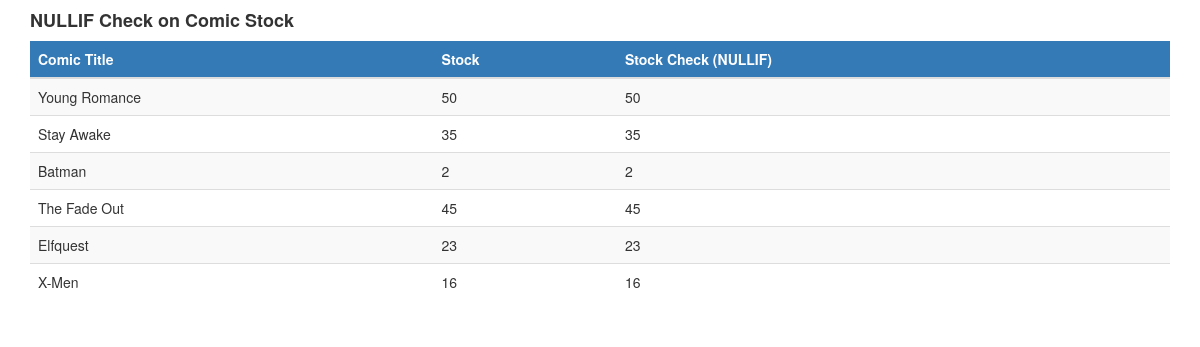
Page /advanced_functions/nullif_output.php on the committed database.
### tables this page shows
CREATE TABLE `comic` (
  `comic_id` int(11) NOT NULL,
  `genre_id` int(11) NOT NULL,
  `comic_title` varchar(100) NOT NULL,
  `comic_description` text DEFAULT NULL,
  `comic_stock` int(11) NOT NULL,
  `comic_price` decimal(6,2) NOT NULL,
  `created_at` timestamp NOT NULL DEFAULT current_timestamp()
);

### advanced_functions/nullif_output.php (the view, shortened to what this page needs)
<!DOCTYPE html>
<html lang="en">
<head>
    <link rel="stylesheet" href="https://maxcdn.bootstrapcdn.com/bootstrap/3.4.1/css/bootstrap.min.css">
</head>
<body>
<div class="container mt-4">
    <h4 class="mb-3"><b>NULLIF Check on Comic Stock</b></h4>
    <div class="table-responsive">
        <table class="table table-striped">
            <thead>
                <tr class="bg-primary">
                    <th>Comic Title</th>
                    <th>Stock</th>
                    <th>Stock Check (NULLIF)</th>
                </tr>
            </thead>
            <tbody>
                <?php
                include '../dbconn.php';
                $sql = "SELECT comic_title, comic_stock, NULLIF(comic_stock, 5) AS stock_check FROM comic";
                $result = mysqli_query($conn, $sql);
                if(mysqli_num_rows($result) > 0){
                    while($row = mysqli_fetch_assoc($result)){
                        echo "<tr>";
                        echo "<td>".$row['comic_title']."</td>";
                        echo "<td>".$row['comic_stock']."</td>";
                        echo "<td>".($row['stock_check'] === null ? 'NULL' : $row['stock_check'])."</td>";
                        echo "</tr>";
                    }
                } else {
                    echo "<tr><td colspan='3' class='text-center'>No data found</td></tr>";
                }
                ?>
            </tbody>
        </table>
    </div>
</div>
</body>
</html>

### rows in the picture
comic: comic_title "Young Romance", comic_stock "50", stock_check "50"
comic: comic_title "Stay Awake", comic_stock "35", stock_check "35"
comic: comic_title "Batman", comic_stock "2", stock_check "2"
comic: comic_title "The Fade Out", comic_stock "45", stock_check "45"
comic: comic_title "Elfquest", comic_stock "23", stock_check "23"
comic: comic_title "X-Men", comic_stock "16", stock_check "16"
